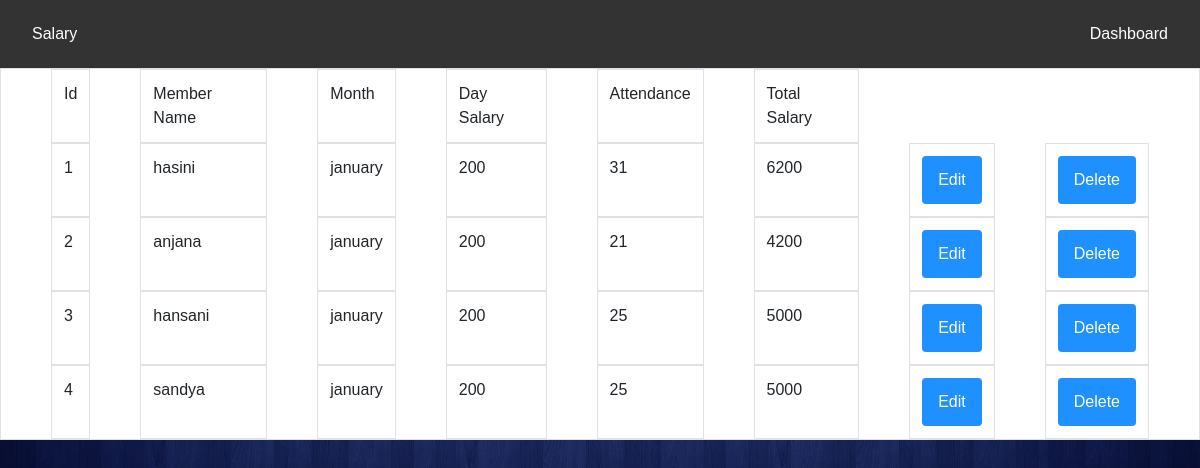
The app's page /index.php/groupc/index1, older data.
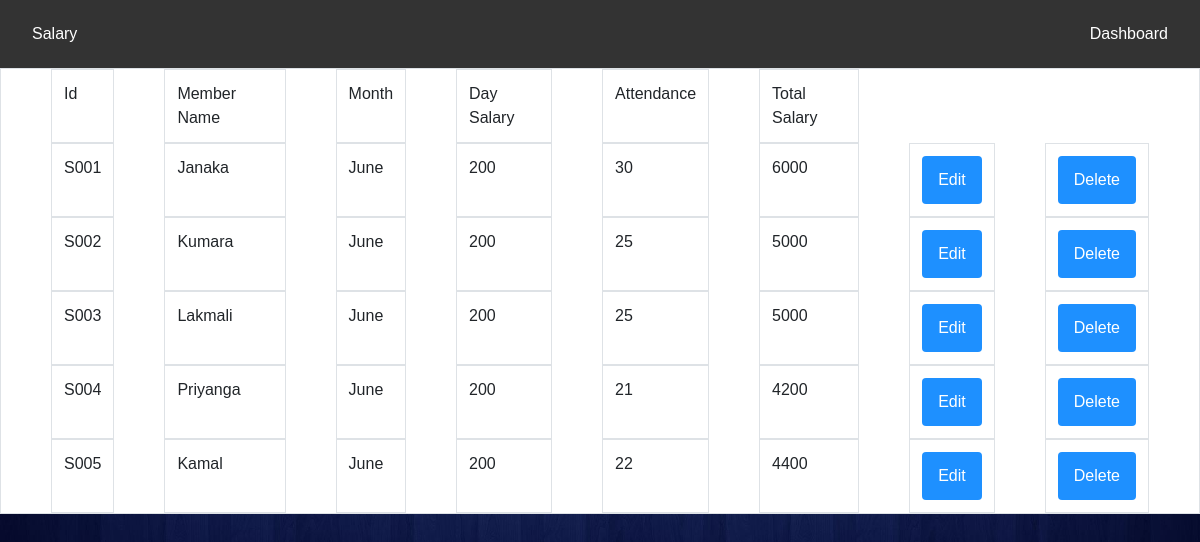
The same page, newer data.
### tables this page shows
CREATE TABLE IF NOT EXISTS `stable` (
  `Id` varchar(4) NOT NULL,
  `staffname` varchar(20) NOT NULL,
  `month` varchar(10) NOT NULL,
  `s_perday` int(5) NOT NULL,
  `attendance` int(3) NOT NULL,
  `salary` int(50) NOT NULL,
  PRIMARY KEY (`Id`)
);

### application/controllers/groupc.php (called while the page is built, shortened)
<?php
class Groupc extends CI_Controller {
function __construct() {
		$this->load->helper('url');
		$this->load->helper('form');
		$this->load->model('groupm');
}
public function index1(){
		$data['new1'] = $this->groupm->getAllUsers();
		$this->load->view('viewdata', $data);
	}
}
?>

### index.php (called while the page is built, shortened)
<?php
require_once BASEPATH.'core/CodeIgniter.php';

### application/models/groupm.php (called while the page is built, shortened)
<?php
class Groupm extends CI_Model {
		public function getAllUsers(){
			$query = $this->db->get('stable');
			return $query->result();
		}
}
?>

### application/views/viewdata.php (the view, shortened to what this page needs)
<!DOCTYPE html>
<html lang="en">
<head>
		<link rel="stylesheet" href="https://stackpath.bootstrapcdn.com/bootstrap/4.3.1/css/bootstrap.min.css">
		<link href="<?php echo base_url(); ?>/CSS/dev.css" rel="stylesheet" type="text/css">
		<link href="<?php echo base_url(); ?>/CSS/n.css" rel="stylesheet" type="text/css">
		<div class="navbar">
  			<a href="index">Salary</a>
  			<a href="<?php echo base_url(); ?>index.php/User/index">Dashboard</a>
    	</div>
</head>
<body>
<table class="table table-bordered" style="background-color:#ffffff">
	<tr>
		<td>Id</td>
		<td> Member Name</td>
		<td>Month</td>
		<td>Day Salary</td>
		<td>Attendance</td>
		<td>Total Salary</td>
	</tr>
	<?php foreach($new1 as $user  ) { ?>
		<tr>
		<td><?php echo $user->Id;  ?></td>
		<td><?php echo $user->staffname; ?></td>
		<td><?php echo $user->month; ?></td>
		<td><?php echo $user->s_perday; ?></td>
		<td><?php echo $user->attendance; ?></td>
		<td><?php echo $user->salary=$user->s_perday*$user->attendance;?></td>
		<td><a class="btn btn-warning"onclick="return confirm('Are you sure to edit?')" href="<?php echo base_url()?>index.php/groupc/edit/<?php echo $user->Id?>">Edit</a></td>
        <td><a class="btn btn-danger"onclick="return confirm('Are you sure to delete?')" href="<?php echo base_url()?>index.php/groupc/delete/<?php echo $user->Id?>">Delete</a></td>
	</tr>
	<?php }?>
</table>
</body>
</html>

Row changes from the older to the newer data that the page shows:
removed stable: Id "1", staffname "hasini", month "january", s_perday "200", attendance "31", attendance "6200"
removed stable: Id "2", staffname "anjana", month "january", s_perday "200", attendance "21", attendance "4200"
removed stable: Id "3", staffname "hansani", month "january", s_perday "200", attendance "25", attendance "5000"
removed stable: Id "4", staffname "sandya", month "january", s_perday "200", attendance "25", attendance "5000"
added stable: Id "S001", staffname "Janaka", month "June", s_perday "200", attendance "30", attendance "6000"
added stable: Id "S002", staffname "Kumara", month "June", s_perday "200", attendance "25", attendance "5000"
added stable: Id "S003", staffname "Lakmali", month "June", s_perday "200", attendance "25", attendance "5000"
added stable: Id "S004", staffname "Priyanga", month "June", s_perday "200", attendance "21", attendance "4200"
added stable: Id "S005", staffname "Kamal", month "June", s_perday "200", attendance "22", attendance "4400"
